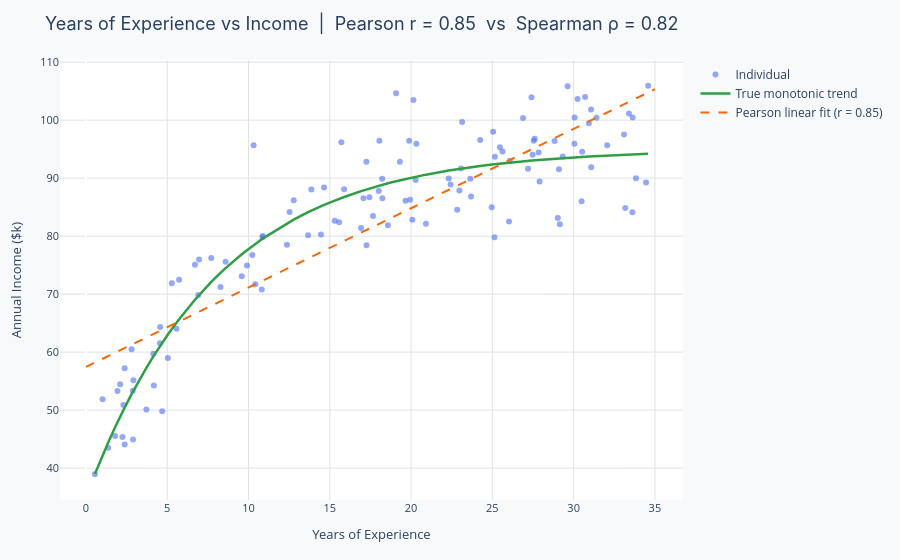

Notebook code for this chart:
### Markdown cell above
---
## When Pearson fails: Spearman correlation

Pearson r measures **linear** relationships. If the true relationship is monotonic but curved (more study hours always helps, but the gains diminish), Pearson underestimates the true association. **Spearman's rank correlation** solves this by converting both variables to ranks first, then computing Pearson r on the ranks.

| Property | Pearson r | Spearman ρ |
|----------|-----------|------------|
| Measures | Linear association | Monotonic association |
| Sensitive to outliers | Yes | Less so (ranks compress extremes) |
| Assumes | Continuous, approx. normal | Only that the relationship is monotonic |
| Best for | Normally distributed data | Ordinal data, skewed data, non-linear relationships |

**Rule of thumb:** plot the data first. If the scatter plot looks curved but consistently directional, prefer Spearman.

### Code cell
np.random.seed(17)

# Non-linear but monotonic relationship: income vs years of experience
# Income grows quickly early in career, then levels off
experience = np.random.uniform(0, 35, 120)
income = 35 + 60 * (1 - np.exp(-experience / 8)) + np.random.normal(0, 6, 120)
income = np.clip(income, 20, 120)

r_pearson, _  = stats.pearsonr(experience, income)
r_spearman, _ = stats.spearmanr(experience, income)

fig = go.Figure()
fig.add_trace(go.Scatter(
    x=experience, y=income,
    mode="markers",
    marker=dict(color=PALETTE["primary"], size=6, opacity=0.60),
    name="Individual",
))

# Fit a smoothing curve (lowess-style using sorted values)
sort_idx = np.argsort(experience)
x_smooth = experience[sort_idx]
y_true   = 35 + 60 * (1 - np.exp(-x_smooth / 8))  # noiseless curve
fig.add_trace(go.Scatter(
    x=x_smooth, y=y_true,
    mode="lines",
    line=dict(color=PALETTE["accent"], width=2.5),
    name="True monotonic trend",
))

# Pearson (linear) fit
slope, intercept, *_ = stats.linregress(experience, income)
x_line = np.linspace(0, 35, 200)
fig.add_trace(go.Scatter(
    x=x_line, y=slope * x_line + intercept,
    mode="lines",
    line=dict(color=PALETTE["secondary"], width=2, dash="dash"),
    name=f"Pearson linear fit (r = {r_pearson:.2f})",
))

layout = base_layout(
    title=(
        f"Years of Experience vs Income  |  "
        f"Pearson r = {r_pearson:.2f}  vs  Spearman ρ = {r_spearman:.2f}"
    ),
    xaxis_title="Years of Experience",
    yaxis_title="Annual Income ($k)",
)
layout.update(showlegend=True)
fig.update_layout(layout)
fig.show()

### Figure 1 — Plotly figure (JSON) as saved in the notebook; plotly's stock layout.template omitted (floating-point values rounded to 4 significant figures; data arrays with more than 128 entries replaced by an {"elided": "..."} marker saying what was removed)
{"data": [{"marker": {"color": "#4C6EF5", "opacity": 0.6, "size": 6}, "mode": "markers", "name": "Individual", "type": "scatter", "x": [10.31, 18.57, 6.703, 2.377, 27.54, 22.97, 22.31, 20.15, 1.367, 12.52, 33.1, 2.102, 30.24, 30.71, 1.792, 22.83, 19.31, 20.91, 16.92, 9.905, 10.42, 19.65, 13.86, 27.6, 14.65, 5.037, 5.282, 1.933, 25.13, 10.23, 6.957, 29.1, 19.88, 2.882, 19.07, 5.564, 23.69, 4.147, 15.57, 31.08, 27.9, 2.379, 33.63, 23.07, 25.16, 26.03, 31.07, 4.688, 27.19, 29.33, 29.03, 1.02, 13.66, 15.3, 18.22, 17.25, 4.565, 34.45, 2.3, 20.27, 20.33, 33.4, 6.911, 2.916, 30.94, 0.5494, 27.85, 26.89, 30.52, 32.06, 9.583, 8.273, 10.87, 25.05, 2.896, 23.64, 30.05, 24.25, 27.48, 12.36, 7.707, 8.588, 25.46, 2.244, 15.88, 17.07, 22.43, 3.716, 20.08, 33.61, 18.05, 19.94, 34.58, 29.15, 17.44, 2.805, 30.49, 24.96, 25.62, 28.83, 26.07, 14.46, 18.01, 29.63, 30.06, 10.87, 4.179, 18.23, 15.71, 31.41, 17.26, 17.66, 12.78, 27.41, 33.18, 4.551, 23.14, 5.731, 10.81, 33.83], "y": [95.7, 81.86, 75.06, 57.2, 96.44, 87.89, 89.96, 103.5, 43.5, 84.19, 97.52, 54.46, 103.6, 104.0, 45.52, 84.57, 92.84, 82.15, 81.41, 74.93, 71.72, 86.12, 88.05, 96.79, 88.41, 58.98, 71.88, 53.3, 79.82, 76.75, 76.0, 91.53, 96.44, 53.34, 104.6, 64.02, 86.84, 59.73, 82.41, 91.86, 89.41, 44.09, 100.4, 91.67, 93.7, 82.51, 101.9, 49.82, 91.61, 93.73, 83.13, 51.86, 80.15, 82.67, 89.9, 92.85, 64.31, 89.25, 50.87, 89.7, 95.92, 101.1, 69.86, 55.16, 99.47, 38.94, 94.44, 100.4, 94.56, 95.67, 73.1, 71.21, 79.8, 97.98, 44.95, 89.91, 95.95, 96.6, 94.03, 78.54, 76.23, 75.58, 95.32, 45.38, 88.1, 86.52, 88.91, 50.12, 82.83, 84.12, 96.44, 86.29, 105.9, 82.06, 86.72, 60.52, 86.01, 84.97, 94.59, 96.43, 93.0, 80.28, 87.81, 105.8, 100.5, 80.04, 54.25, 86.53, 96.21, 100.4, 78.44, 83.47, 86.21, 104.0, 84.87, 61.55, 99.7, 72.47, 70.82, 90.01]}, {"line": {"color": "#2F9E44", "width": 2.5}, "mode": "lines", "name": "True monotonic trend", "type": "scatter", "x": [0.5494, 1.02, 1.367, 1.792, 1.933, 2.102, 2.244, 2.3, 2.377, 2.379, 2.805, 2.882, 2.896, 2.916, 3.716, 4.147, 4.179, 4.551, 4.565, 4.688, 5.037, 5.282, 5.564, 5.731, 6.703, 6.911, 6.957, 7.707, 8.273, 8.588, 9.583, 9.905, 10.23, 10.31, 10.42, 10.81, 10.87, 10.87, 12.36, 12.52, 12.78, 13.66, 13.86, 14.46, 14.65, 15.3, 15.57, 15.71, 15.88, 16.92, 17.07, 17.25, 17.26, 17.44, 17.66, 18.01, 18.05, 18.22, 18.23, 18.57, 19.07, 19.31, 19.65, 19.88, 19.94, 20.08, 20.15, 20.27, 20.33, 20.91, 22.31, 22.43, 22.83, 22.97, 23.07, 23.14, 23.64, 23.69, 24.25, 24.96, 25.05, 25.13, 25.16, 25.46, 25.62, 26.03, 26.07, 26.89, 27.19, 27.41, 27.48, 27.54, 27.6, 27.85, 27.9, 28.83, 29.03, 29.1, 29.15, 29.33, 29.63, 30.05, 30.06, 30.24, 30.49, 30.52, 30.71, 30.94, 31.07, 31.08, 31.41, 32.06, 33.1, 33.18, 33.4, 33.61, 33.63, 33.83, 34.45, 34.58], "y": [38.98, 42.19, 44.43, 47.04, 47.88, 48.86, 49.68, 49.99, 50.42, 50.44, 52.75, 53.15, 53.22, 53.33, 57.29, 59.27, 59.41, 61.03, 61.09, 61.61, 63.03, 64.0, 65.07, 65.69, 69.04, 69.71, 69.85, 72.1, 73.67, 74.49, 76.89, 77.6, 78.3, 78.47, 78.69, 79.47, 79.58, 79.58, 82.21, 82.46, 82.85, 84.13, 84.39, 85.15, 85.38, 86.14, 86.44, 86.58, 86.76, 87.77, 87.9, 88.05, 88.06, 88.21, 88.4, 88.69, 88.71, 88.85, 88.86, 89.11, 89.47, 89.63, 89.86, 90.0, 90.04, 90.12, 90.16, 90.24, 90.27, 90.61, 91.31, 91.37, 91.54, 91.6, 91.65, 91.67, 91.88, 91.89, 92.11, 92.35, 92.38, 92.41, 92.42, 92.51, 92.56, 92.68, 92.7, 92.92, 93.0, 93.05, 93.07, 93.08, 93.1, 93.15, 93.17, 93.37, 93.41, 93.42, 93.43, 93.47, 93.52, 93.6, 93.6, 93.63, 93.67, 93.68, 93.71, 93.74, 93.77, 93.77, 93.82, 93.91, 94.04, 94.05, 94.08, 94.1, 94.1, 94.13, 94.19, 94.2]}, {"line": {"color": "#F76707", "dash": "dash", "width": 2}, "mode": "lines", "name": "Pearson linear fit (r = 0.85)", "type": "scatter", "x": {"elided": "200 float values"}, "y": {"elided": "200 float values"}}], "layout": {"legend": {"font": {"size": 12}}, "margin": {"b": 60, "l": 60, "r": 30, "t": 60}, "paper_bgcolor": "#F8F9FA", "plot_bgcolor": "#FFFFFF", "showlegend": true, "title": {"font": {"family": "Inter, Arial, sans-serif", "size": 18}, "text": "Years of Experience vs Income  |  Pearson r = 0.85  vs  Spearman ρ = 0.82"}, "xaxis": {"gridcolor": "#DEE2E6", "tickfont": {"size": 11}, "title": {"font": {"size": 13}, "text": "Years of Experience"}}, "yaxis": {"gridcolor": "#DEE2E6", "tickfont": {"size": 11}, "title": {"font": {"size": 13}, "text": "Annual Income ($k)"}}}}
